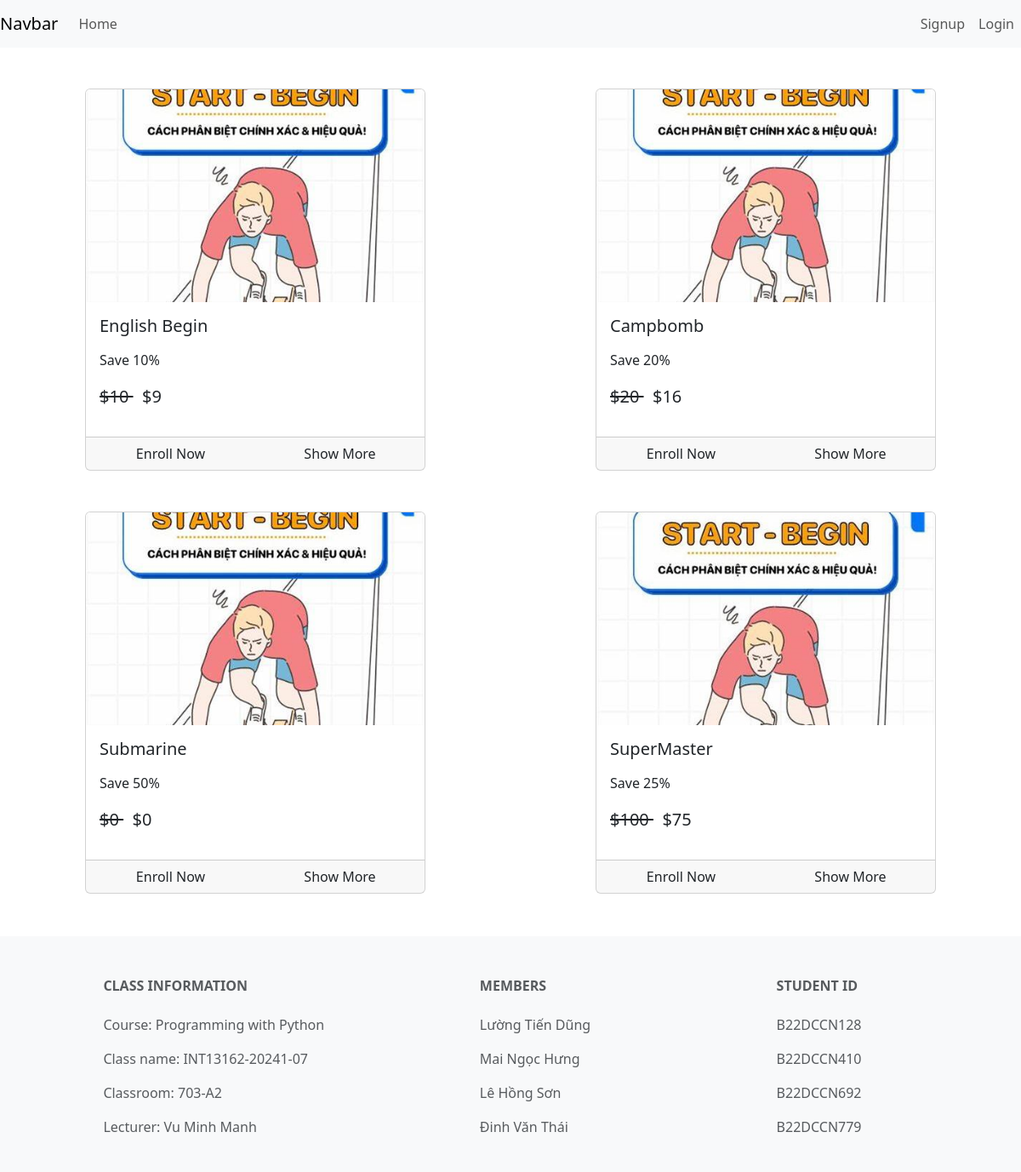
The page / on the database its author committed.
### courses/models.py (models this page shows, shortened)
class Course(models.Model):
    name = models.CharField(max_length=500)
    slug = models.SlugField(max_length=500, unique=True, null=False,default='default-slug')
    description = models.CharField(max_length=500, null=True, blank=True)
    discount = models.IntegerField(null=False,default=0)
    price = models.IntegerField(null=False)
    active = models.BooleanField(default=False)
    thumbnail = models.ImageField(upload_to="files/thumbnail")
    date = models.DateTimeField(auto_now_add=True)
    length = models.IntegerField(null=False)
    def __str__(self):
        return self.name

### courses/views.py (the view)
# urls.py: 2. Add a URL to urlpatterns:  path('', views.home, name='home')
def home(request):
    courses = Course.objects.filter(active=True)
    print(courses)
    return render(request,template_name='courses/home.html',context={"courses":courses})

### courses/templatetags/course_custom_tags.py (called while the page is built, shortened)
@register.simple_tag
def cal_sellprice(price,discount):
    if discount is None or discount is 0:
        return price
    sellprice = price
    sellprice = price - (price*discount*0.01)
    return math.floor(sellprice)

@register.filter
def usd(price):
    return f"${price}"

@register.simple_tag
def is_enrolled(request , course):
    user = None
    if not request.user.is_authenticated:
        return False

### courses/templates/courses/home.html (shortened to what this page needs)
{% extends "courses/base.html" %}
{% load course_custom_tags %}
{%block content%}
<div class="container-fluid">
    <div class="row">
    {% for course in courses %}
    <div class="col mx-auto">
        <br>
        <br>
        <div class="card mx-auto" style="width: 25rem;">
            <img src="{{course.thumbnail.url}}" class="card-img-top" alt="..." style="height: 250px; object-fit: cover;">
            <div class="card-body">
              <h5 class="card-title">{{course.name}}</h5>
              <p class="card-text">
                <p>Save {{course.discount}}%</p>
                <p class="price">
                    <del>
                        {{course.price|usd}}
                    </del>
                    <span> {% cal_sellprice course.price course.discount as value%} {{value|usd}}</span>
                </p>
              </p>
            </div>
            <div class="card-footer p-0 position-relative">
                {% is_enrolled request course as enrolled %}
                <div class="row gx-0">
                    {% if enrolled %}
                        <a href="/course/{{ course.slug }}" class="btn w-100">
                            Start Course
                        </a>
                    {% else %}
                        <div class="col-6">
                            <a href="/check-out/{{ course.slug }}" class="btn w-100">
                                Enroll Now
                            </a>
                        </div>
                        <div class="col-6">
                            <a href="/course/{{ course.slug }}" class="btn w-100">
                                Show More
                            </a>
                        </div>
                    {% endif %}
                </div>
            </div>
        </div>
    </div>
    {% endfor %}
</div>
</div>
{% endblock %}

### courses/templates/courses/home.html (style rules this page uses)
.price { font-size:20px; }

### rows shown on the page
Course: thumbnail (picture), name "English Begin", discount "10", price "$10", value "$9"
Course: thumbnail (picture), name "Campbomb", discount "20", price "$20", value "$16"
Course: thumbnail (picture), name "Submarine", discount "50", price "$0", value "$0"
Course: thumbnail (picture), name "SuperMaster", discount "25", price "$100", value "$75"
